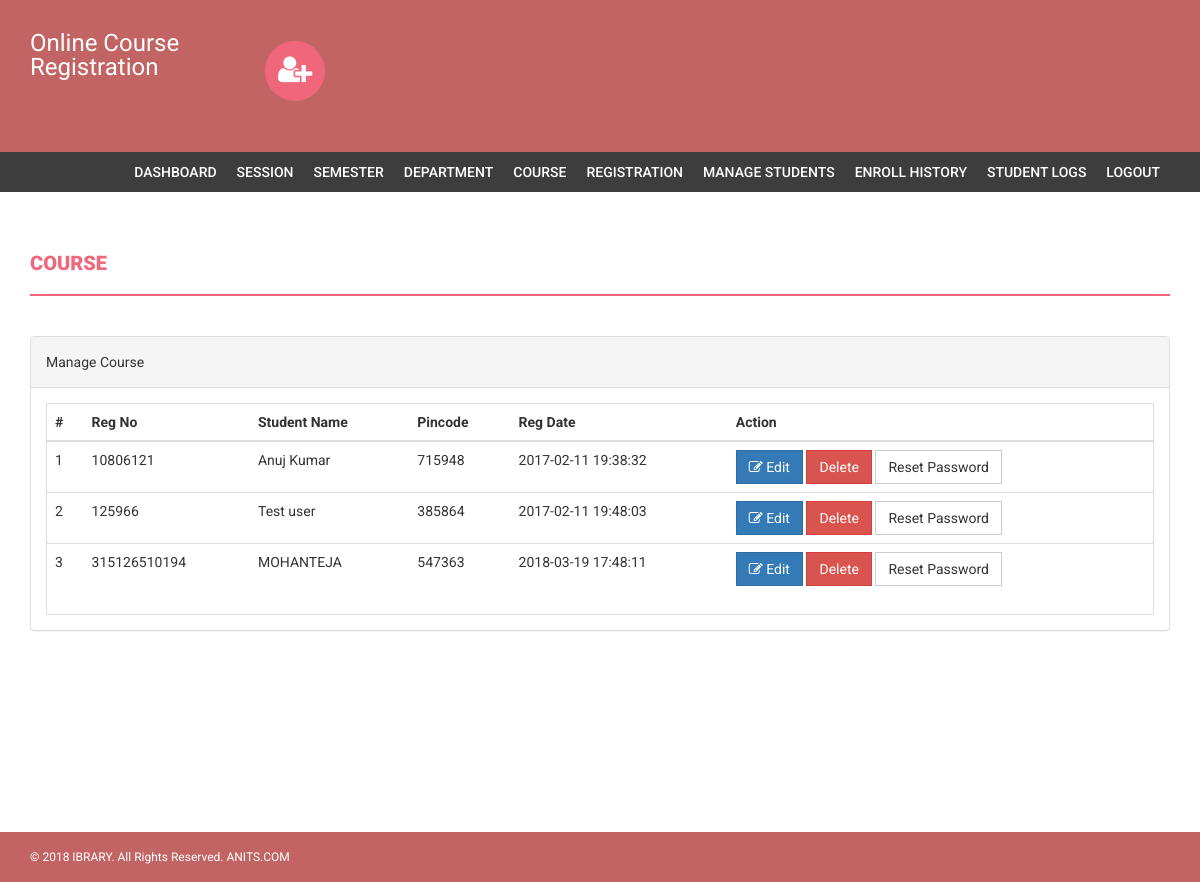
The app's page /onlinecourse/admin/manage-students.php (signed in) with its own data.
### tables this page shows
CREATE TABLE `students` (
  `StudentRegno` varchar(255) NOT NULL,
  `studentPhoto` varchar(255) DEFAULT NULL,
  `password` varchar(255) NOT NULL,
  `studentName` varchar(255) NOT NULL,
  `pincode` varchar(255) NOT NULL,
  `session` varchar(255) NOT NULL,
  `department` varchar(255) NOT NULL,
  `semester` varchar(255) NOT NULL,
  `cgpa` decimal(10,2) NOT NULL,
  `creationdate` timestamp NOT NULL DEFAULT CURRENT_TIMESTAMP,
  `updationDate` varchar(255) NOT NULL
);

### onlinecourse/admin/manage-students.php (the view, shortened to what this page needs)
<?php
if(strlen($_SESSION['alogin'])==0)
    {
header('location:index.php');
}
else{
?>
<!DOCTYPE html>
<html xmlns="http://www.w3.org/1999/xhtml">
<head>
    <link href="assets/css/bootstrap.css" rel="stylesheet" />
    <link href="assets/css/font-awesome.css" rel="stylesheet" />
    <link href="assets/css/style.css" rel="stylesheet" />
</head>
<body>
<?php include('includes/header.php');?>
<?php if($_SESSION['alogin']!="")
{
 include('includes/menubar.php');
}
 ?>
    <div class="content-wrapper">
        <div class="container">
              <div class="row">
                    <div class="col-md-12">
                        <h1 class="page-head-line">Course  </h1>
                    </div>
                </div>
                <div class="row" >
                <div class="col-md-12">
                    <div class="panel panel-default">
                        <div class="panel-heading">
                            Manage Course
                        </div>
                        <div class="panel-body">
                            <div class="table-responsive table-bordered">
                                <table class="table">
                                    <thead>
                                        <tr>
                                            <th>#</th>
                                            <th>Reg No </th>
                                            <th>Student Name </th>
                                            <th> Pincode</th>
                                             <th>Reg Date</th>
                                             <th>Action</th>
                                        </tr>
                                    </thead>
                                    <tbody>
<?php
$sql=mysql_query("select * from students");
$cnt=1;
while($row=mysql_fetch_array($sql))
{
?>
                                        <tr>
                                            <td><?php echo $cnt;?></td>
                                            <td><?php echo htmlentities($row['StudentRegno']);?></td>
                                            <td><?php echo htmlentities($row['studentName']);?></td>
                                            <td><?php echo htmlentities($row['pincode']);?></td>
                                            <td><?php echo htmlentities($row['creationdate']);?></td>
                                            <td>
                                            <a href="edit-course.php?id=<?php echo $row['id']?>">
<button class="btn btn-primary"><i class="fa fa-edit "></i> Edit</button> </a>
<a href="manage-students.php?id=<?php echo $row['id']?>&del=delete" onClick="return confirm('Are you sure you want to delete?')">
                                            <button class="btn btn-danger">Delete</button>
</a>
<a href="manage-students.php?id=<?php echo $row['StudentRegno']?>&pass=update" onClick="return confirm('Are you sure you want to reset password?')">
<button type="submit" name="submit" id="submit" class="btn btn-default">Reset Password</button>
</a>
                                            </td>
                                        </tr>
<?php
$cnt++;
} ?>
                                    </tbody>
                                </table>
                            </div>
                        </div>
                    </div>
                </div>
            </div>
        </div>
    </div>
  <?php include('includes/footer.php');?>
</body>
</html>
<?php } ?>

### onlinecourse/admin/assets/css/style.css (style rules this page uses)
body { font-family: 'Roboto', sans-serif; line-height: 30px; }
.content-wrapper { margin-top: 40px; min-height: 600px; padding-bottom: 60px; }
.page-head-line { font-weight: 900; padding-bottom: 20px; border-bottom: 2px solid #F0677C; text-transform: uppercase; color: #F0677C; font-size: 20px; margin-bottom: 40px; }
.btn { border-radius: 0px; -webkit-border-radius: 0px; -moz-border-radius: 0px; }

### records on screen
students: StudentRegno "10806121", studentName "Anuj Kumar", pincode "715948", creationdate "2017-02-11 19:38:32"
students: StudentRegno "125966", studentName "Test user", pincode "385864", creationdate "2017-02-11 19:48:03"
students: StudentRegno "315126510194", studentName "MOHANTEJA", pincode "547363", creationdate "2018-03-19 17:48:11"
